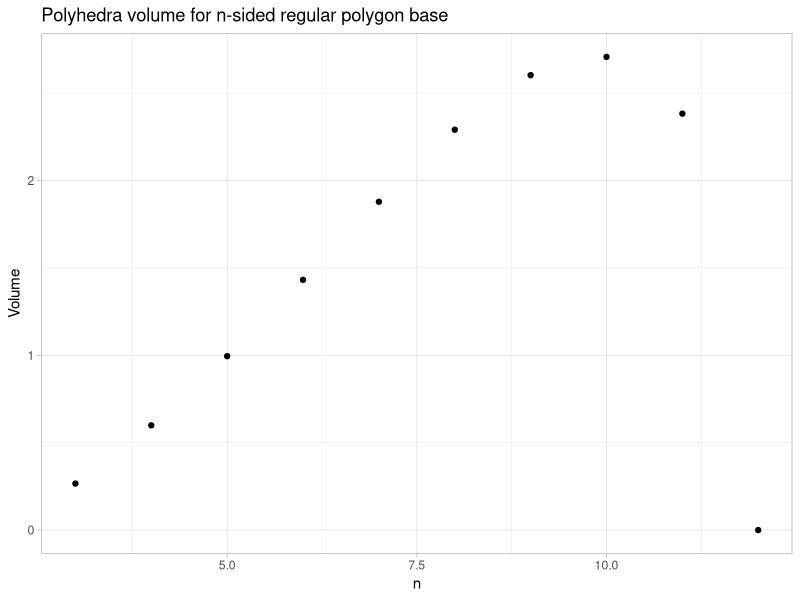
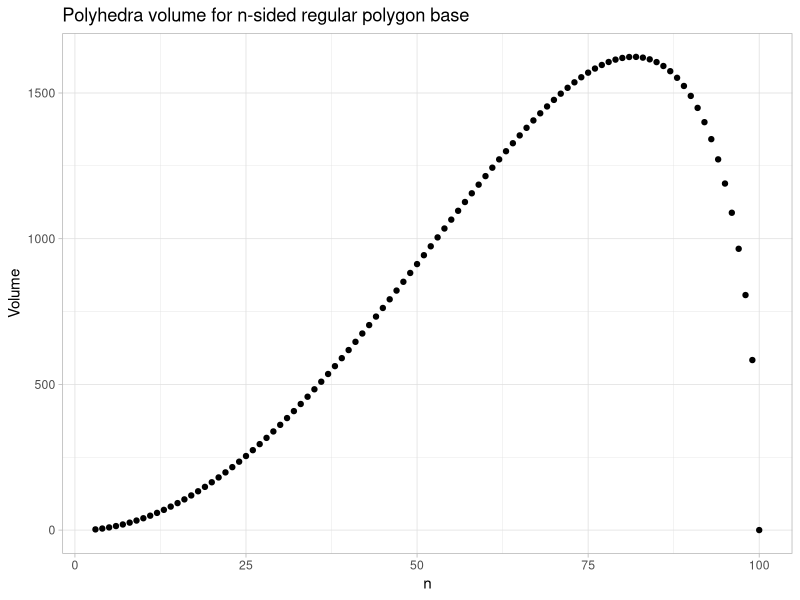
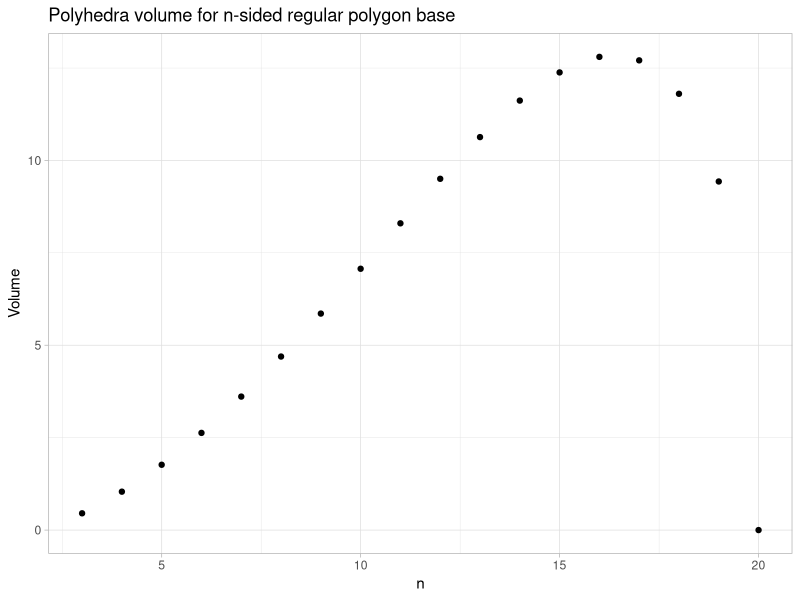

R code for these plots, in order:
## ---- chunk 1
options(tidyverse.quiet = TRUE)
library("tidyverse")
## ---- chunk 2
n_flat <- 12
df <- tibble(n = seq(3, n_flat), side = 1)
# Degrees are implied from the flat config.

summ <- df %>%
  mutate(
    tile_height = (side / 2 ) / tan(pi / n_flat),
    base_center_side_dist = (side / 2) / tan(pi / n),
    base_wedge_area = (1/2) * base_center_side_dist * side,
    wedge_height = sqrt(tile_height ^2 - base_center_side_dist ^ 2),
    wedge_volume = (1/3) * base_wedge_area * wedge_height,
    total_volume = n * wedge_volume) 

summ %>%
  ggplot(aes(n, total_volume)) +
  geom_point() +
  theme_light() +
  labs(
    title = "Polyhedra volume for n-sided regular polygon base",
    x = "n", y = "Volume")
## ---- chunk 3
n_flat <- 100
df <- tibble(n = seq(3, n_flat), side = 1)
# Degrees are implied from the flat config.

summ <- df %>%
  mutate(
    tile_height = (side / 2 ) / tan(pi / n_flat),
    base_center_side_dist = (side / 2) / tan(pi / n),
    base_wedge_area = (1/2) * base_center_side_dist * side,
    wedge_height = sqrt(tile_height ^2 - base_center_side_dist ^ 2),
    wedge_volume = (1/3) * base_wedge_area * wedge_height,
    total_volume = n * wedge_volume) 

summ %>%
  ggplot(aes(n, total_volume)) +
  geom_point() +
  theme_light() +
  labs(
    title = "Polyhedra volume for n-sided regular polygon base",
    x = "n", y = "Volume")
## ---- chunk 4
n_flat <- 20
df <- tibble(n = seq(3, n_flat), side = 1)
# Degrees are implied from the flat config.

summ <- df %>%
  mutate(
    tile_height = (side / 2 ) / tan(pi / n_flat),
    base_center_side_dist = (side / 2) / tan(pi / n),
    base_wedge_area = (1/2) * base_center_side_dist * side,
    wedge_height = sqrt(tile_height ^2 - base_center_side_dist ^ 2),
    wedge_volume = (1/3) * base_wedge_area * wedge_height,
    total_volume = n * wedge_volume) 

summ %>%
  ggplot(aes(n, total_volume)) +
  geom_point() +
  theme_light() +
  labs(
    title = "Polyhedra volume for n-sided regular polygon base",
    x = "n", y = "Volume")
